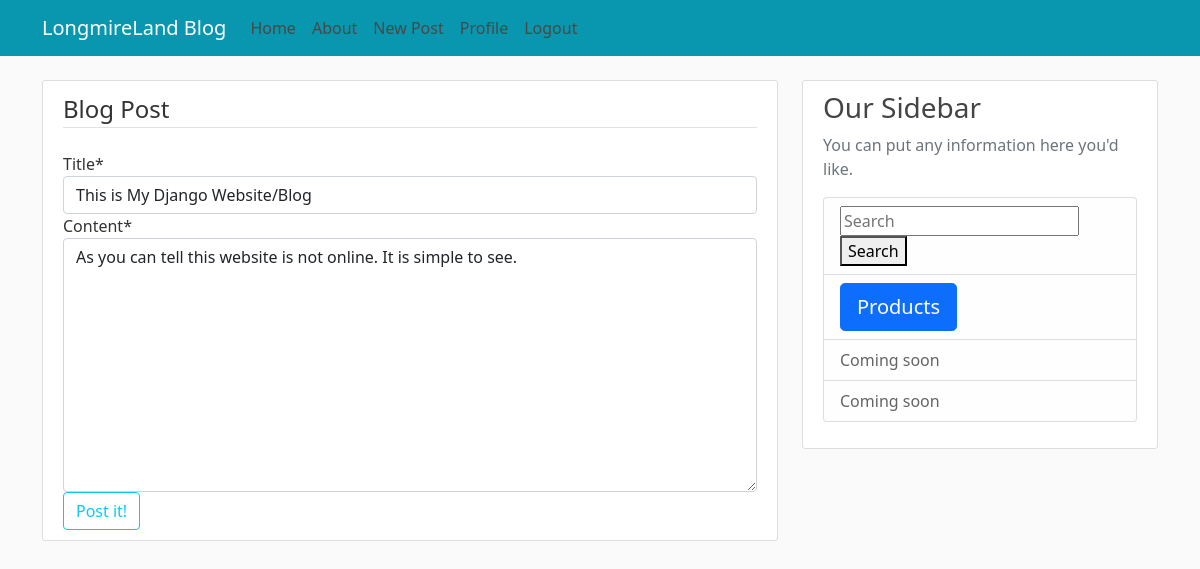
The app's page /post/5/update/ (signed in) with its own data.
### blog/models.py (models this page shows, shortened)
class Post(models.Model):
    title = models.CharField(max_length=100)
    content = models.TextField()
    date_posted = models.DateTimeField(default=timezone.now)
    author = models.ForeignKey(User, on_delete=models.CASCADE)

### blog/views.py (the view, shortened to what this page needs)
# urls.py: path('post/<int:pk>/update/', PostUpdateView.as_view(), name='post-update'),
class PostUpdateView(LoginRequiredMixin, UserPassesTestMixin, UpdateView):
    model = Post
    fields = ['title', 'content']
    def test_func(self):
        post = self.get_object()
        if self.request.user == post.author:
            return True
        else:
            False

### blog/templates/blog/post_form.html (shortened to what this page needs)
{%extends "base.html" %}
{%load crispy_forms_tags %}
{%block content%}
    <div class="content-section">
        <form method="POST">
            <fieldset class="form-group">
                <legend class="border-bottom mb-4">Blog Post</legend>
                {{ form|crispy}}
            </fieldset>
            <div class="form-group">
                <button class="btn btn-outline-info" type="submit">Post it!</button>
            </div>
        </form>
    </div>
{%endblock content%}

### blog/static/blog/main.css (style rules this page uses)
body { background: #fafafa; color: #333333; margin-top: 5rem; }
.content-section { background: #ffffff; padding: 10px 20px; border: 1px solid #dddddd; border-radius: 3px; margin-bottom: 20px; }

### records on screen
Post: title "This is My Django Website/Blog", content "As you can tell this website is not online. It is simple to see."
